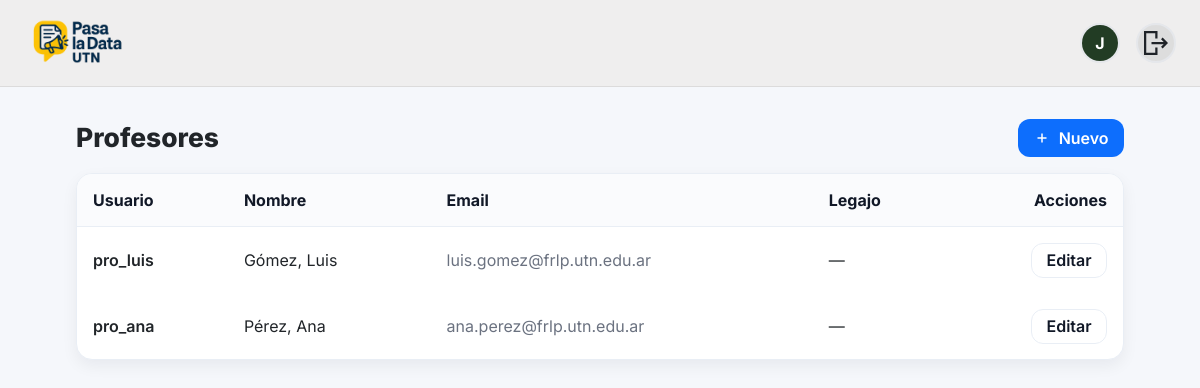
Screenshot of /people/profesores/ (signed in) with the database file from the repository.
### people/models.py (models this page shows, shortened)
class User(AbstractUser):
    class Role(models.TextChoices):
        ALUMNO = "ALU", "Alumno"
        PROFESOR = "PRO", "Profesor"
        ADMIN = "ADM", "Administrador"
    rol = models.CharField(max_length=3, choices=Role.choices)
    legajo = models.CharField(max_length=20, unique=True, null=True, blank=True)  # solo alumnos
    username = models.CharField(max_length=150, blank=True, default='')
    imagen_perfil = models.ImageField(
        upload_to="profiles/", null=True, blank=True
    )

### people/views.py (the view)
# urls.py: path("profesores/", views.professor_list, name="professor_list"),
def professor_list(request):
    profesores = (
        UserModel.objects
        .filter(rol=UserModel.Role.PROFESOR)
        .order_by("last_name", "first_name")
    )
    return render(request, "people/professor_list.html", {"object_list": profesores})

### people/templates/people/professor_list.html (shortened to what this page needs)
{% extends "base.html" %}
{% load static %}
{% block extra_head %}
<link rel="stylesheet" href="{% static 'people/css/professor_list.css' %}">
{% endblock %}
{% block content %}
<div class="ap-wrap">
  <div class="ap-toolbar">
    <h2 class="ap-title">Profesores</h2>
    <div class="ap-actions">
      <a href="{% url 'people:professor_form' %}" class="ap-btn ap-btn-primary">
        <svg viewBox="0 0 24 24" fill="currentColor">
          <path d="M11 11V6h2v5h5v2h-5v5h-2v-5H6v-2z"/>
        </svg>
        Nuevo
      </a>
    </div>
  </div>
  <div class="ap-card">
    <table class="ap-table" id="profTable">
      <thead>
        <tr>
          <th>Usuario</th>
          <th>Nombre</th>
          <th>Email</th>
          <th>Legajo</th>
          <th class="ap-right">Acciones</th>
        </tr>
      </thead>
      <tbody>
        {% for u in object_list %}
        <tr data-row>
          <td class="ap-name">{{ u.username }}</td>
          <td>{{ u.last_name }}, {{ u.first_name }}</td>
          <td class="ap-muted">{{ u.email }}</td>
          <td>{{ u.legajo|default:"—" }}</td>
          <td class="ap-right">
            <a href="{% url 'people:professor_form' u.pk %}" class="ap-btn ap-btn-light" title="Editar">
              Editar
            </a>
          </td>
        </tr>
        {% empty %}
        <tr>
          <td colspan="5" class="ap-muted" style="text-align:center; padding:1.1rem;">
            Sin profesores registrados.
          </td>
        </tr>
        {% endfor %}
      </tbody>
    </table>
  </div>
</div>
{% endblock %}

### templates/partials/_navbar.html
{% load static %}
<header class="navbar">
  <div class="navbar__inner container-narrow">
    <a class="navbar__brand"
       href="{% if request.user.is_authenticated and request.user.rol == 'ADM' %}
                {% url 'academics:admin_panel' %}
              {% else %}
                {% url 'academics:home' %}
              {% endif %}">
      <img class="navbar__logo" src="{% static 'img/logo.png' %}" alt="Pasa la Data UTN">
    </a>
    <div class="navbar__right">
      {% if request.user.is_authenticated %}
        {% if request.user.rol != "ADM" %}
          <a class="nav-avatar" href="{% url 'people:perfil' %}" title="Mi perfil">
            {% if request.user.imagen_perfil %}
              <img src="{{ request.user.imagen_perfil.url }}" alt="Foto de perfil">
            {% else %}
              <span class="nav-avatar__fallback">
                {{ request.user.get_short_name|default:request.user.username|slice:":1"|upper }}
              </span>
            {% endif %}
          </a>
        {% endif %}
        <a class="nav-avatar" href="{% url 'people:logout' %}" title="Cerrar sesión">
          <img src="{% static 'img/logout.svg' %}" alt="Cerrar sesión" class="logout-icon">
        </a>
      {% else %}
        <a class="btn btn-light btn-sm" href="{% url 'people:register' %}">Registrate</a>
        <a class="btn btn-light btn-sm" href="{% url 'people:login' %}">Iniciar sesión</a>
      {% endif %}
    </div>
  </div>
</header>

### static/css/app.css (style rules this page uses)
html, body { margin: 0; padding: 0; }
header.navbar { background: #efeeee; position: sticky; top: 0; z-index: 50; border-bottom: 1px solid rgba(0,0,0,.08); width: 100%; margin: 0; border-radius: 0 !important; }
.container-narrow { max-width: none; width: 100%; padding: 0 24px; box-sizing: border-box; }
.navbar__inner { display: flex; align-items: center; height: 70px; }
.navbar__brand { display: flex; align-items: center; }
.navbar__logo { height: 105px; width: auto; display: block; object-fit: contain; }
.navbar__right { margin-left: auto; display: flex; align-items: center; gap: 16px; }
:root { --font-ui: "Inter", system-ui, -apple-system, "Segoe UI", Roboto, Helvetica, Arial, sans-serif; }
html { font-family: var(--font-ui) !important; line-height: 1.5; }
body, input, select, textarea, button { font-family: inherit !important; }
*, *::before, *::after { font-kerning: normal; }
header.navbar .nav-avatar { width: 40px; height: 40px; border-radius: 50%; overflow: hidden; display: inline-flex; align-items: center; justify-content: center; text-decoration: none; background: #ddd; color: #333; border: 2px solid #e5e7eb; flex-shrink: 0; }
header.navbar .nav-avatar > img { width: 100%; height: 100%; display: block; object-fit: cover; object-position: center; }
header.navbar .nav-avatar__fallback { width: 100%; height: 100%; display: inline-flex; align-items: center; justify-content: center; font-weight: 700; font-size: 16px; color: #fff; background: #223C24; }

### people/static/people/css/professor_list.css (style rules this page uses)
:root { --ap-bg: #f5f7fb; --ap-card: #fff; --ap-border: #e9eef5; --ap-muted: #6b7280; --ap-primary: #0d6efd; --ap-danger: #dc3545; --ap-shadow: 0 6px 16px rgba(17, 24, 39, .06); }
body { background: var(--ap-bg); }
.ap-wrap { max-width: 1080px; margin: 0 auto; padding: 2rem 1rem 3rem; }
.ap-toolbar { display: flex; align-items: center; justify-content: space-between; flex-wrap: wrap; gap: 1rem; margin-bottom: 1rem; }
.ap-title { margin: 0; font-weight: 800; font-size: clamp(1.4rem, 2.2vw, 2rem); }
.ap-btn { display: inline-flex; align-items: center; gap: .45rem; border-radius: 12px; padding: .55rem .9rem; font-weight: 600; text-decoration: none; border: 1px solid transparent; transition: .18s ease; line-height: 1; }
.ap-btn svg { width: 18px; height: 18px; }
.ap-btn-primary { background: var(--ap-primary); color: #fff; }
.ap-btn-light { background: #fff; border-color: var(--ap-border); color: #111827; }
.ap-card { background: var(--ap-card); border: 1px solid var(--ap-border); border-radius: 16px; box-shadow: var(--ap-shadow); overflow: hidden; }
.ap-table { width: 100%; border-collapse: separate; border-spacing: 0; }
.ap-table thead th { background: #fafbfd; color: #111827; font-weight: 700; border-bottom: 1px solid var(--ap-border); position: sticky; top: 0; z-index: 1; padding: .9rem 1rem; }
.ap-table tbody td { padding: .95rem 1rem; vertical-align: middle; }
.ap-table tbody tr { transition: background .15s ease; }
.ap-muted { color: var(--ap-muted); }
.ap-name { font-weight: 600; }
.ap-right { text-align: right; white-space: nowrap; }

### rows the page displays
User: user.get_short_name "J"
User: username "pro_luis", last_name "Gómez", first_name "Luis", email "luis.gomez@frlp.utn.edu.ar", legajo "—"
User: username "pro_ana", last_name "Pérez", first_name "Ana", email "ana.perez@frlp.utn.edu.ar", legajo "—"
